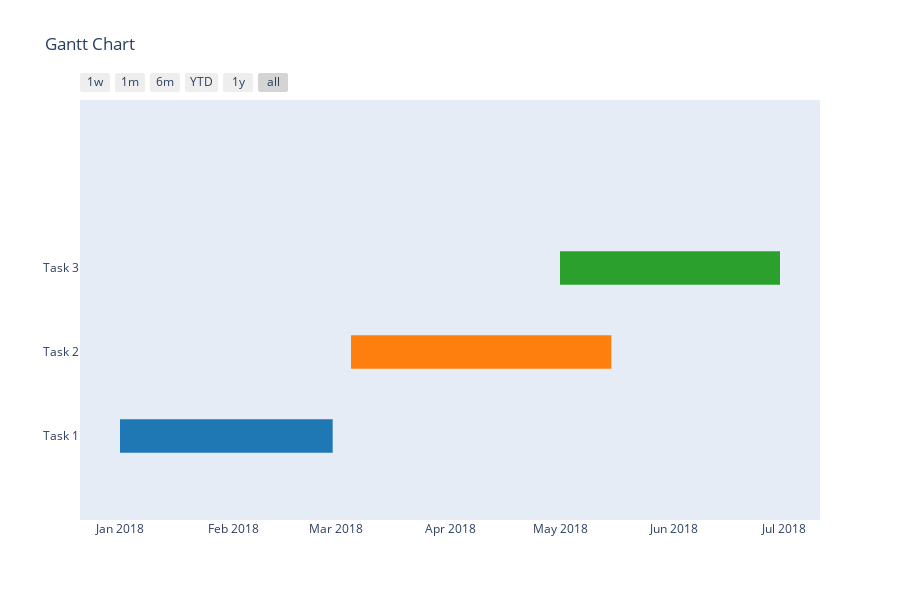

Here is the notebook cell this chart was saved with:
### Markdown cell above
#### Plot the Gantt chart
Use the figure factory to generate a Gantt Chart figure with our list of tasks

### Code cell
fig = ff.create_gantt(tasks)

offline.iplot(fig)

### Figure 1 — Plotly figure (JSON) as saved in the notebook; plotly's stock layout.template omitted (floating-point values rounded to 4 significant figures)
{"data": [{"fill": "toself", "fillcolor": "rgb(255, 127, 14)", "hoverinfo": "name", "legendgroup": "rgb(255, 127, 14)", "mode": "none", "name": "Task 2", "type": "scatter", "x": ["2018-03-05", "2018-05-15", "2018-05-15", "2018-03-05"], "y": [0.8, 0.8, 1.2, 1.2]}, {"fill": "toself", "fillcolor": "rgb(31, 119, 180)", "hoverinfo": "name", "legendgroup": "rgb(31, 119, 180)", "mode": "none", "name": "Task 1", "type": "scatter", "x": ["2018-01-01", "2018-02-28", "2018-02-28", "2018-01-01"], "y": [-0.2, -0.2, 0.2, 0.2]}, {"fill": "toself", "fillcolor": "rgb(44, 160, 44)", "hoverinfo": "name", "legendgroup": "rgb(44, 160, 44)", "mode": "none", "name": "Task 3", "type": "scatter", "x": ["2018-05-01", "2018-06-30", "2018-06-30", "2018-05-01"], "y": [1.8, 1.8, 2.2, 2.2]}, {"legendgroup": "rgb(255, 127, 14)", "marker": {"color": "rgb(255, 127, 14)", "opacity": 0, "size": 1}, "mode": "markers", "name": "", "showlegend": false, "text": [null, null], "type": "scatter", "x": ["2018-03-05", "2018-05-15"], "y": [1, 1]}, {"legendgroup": "rgb(31, 119, 180)", "marker": {"color": "rgb(31, 119, 180)", "opacity": 0, "size": 1}, "mode": "markers", "name": "", "showlegend": false, "text": [null, null], "type": "scatter", "x": ["2018-01-01", "2018-02-28"], "y": [0, 0]}, {"legendgroup": "rgb(44, 160, 44)", "marker": {"color": "rgb(44, 160, 44)", "opacity": 0, "size": 1}, "mode": "markers", "name": "", "showlegend": false, "text": [null, null], "type": "scatter", "x": ["2018-05-01", "2018-06-30"], "y": [2, 2]}], "layout": {"height": 600, "hovermode": "closest", "showlegend": false, "title": {"text": "Gantt Chart"}, "xaxis": {"rangeselector": {"buttons": [{"count": 7, "label": "1w", "step": "day", "stepmode": "backward"}, {"count": 1, "label": "1m", "step": "month", "stepmode": "backward"}, {"count": 6, "label": "6m", "step": "month", "stepmode": "backward"}, {"count": 1, "label": "YTD", "step": "year", "stepmode": "todate"}, {"count": 1, "label": "1y", "step": "year", "stepmode": "backward"}, {"step": "all"}]}, "showgrid": false, "type": "date", "zeroline": false}, "yaxis": {"autorange": false, "range": [-1, 4], "showgrid": false, "ticktext": ["Task 1", "Task 2", "Task 3"], "tickvals": [0, 1, 2], "zeroline": false}}}
